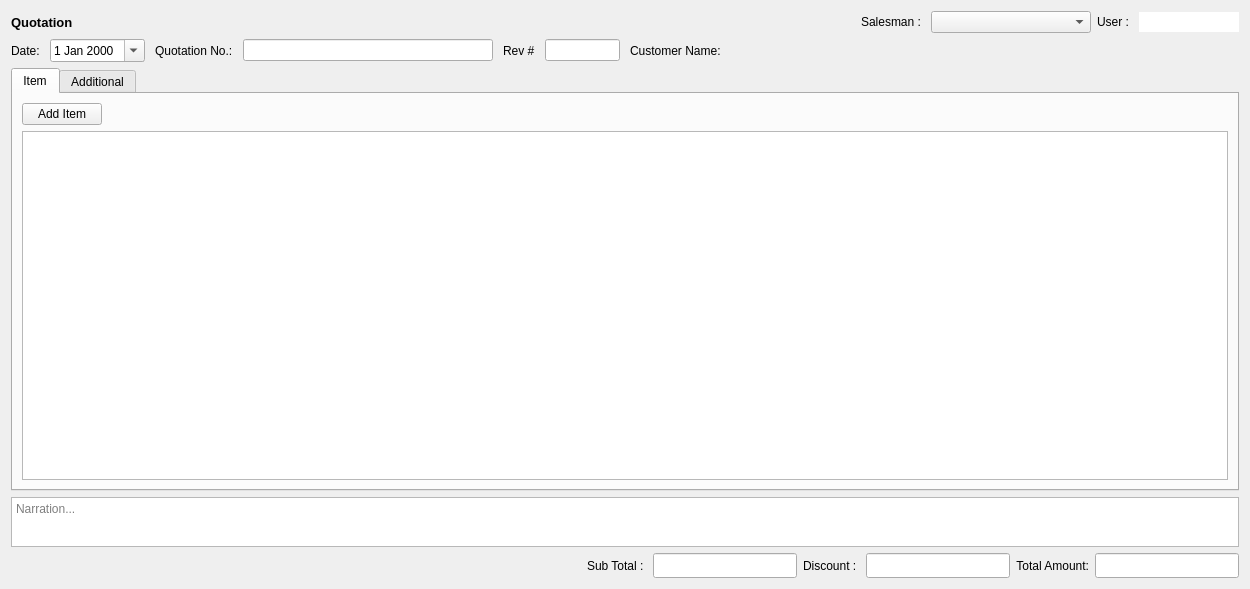
<?xml version="1.0" encoding="UTF-8"?>
<ui version="4.0">
 <class>PreviousQuotationWidget</class>
 <widget class="QWidget" name="PreviousQuotationWidget">
  <property name="geometry">
   <rect>
    <x>0</x>
    <y>0</y>
    <width>1250</width>
    <height>589</height>
   </rect>
  </property>
  <property name="windowTitle">
   <string>Form</string>
  </property>
  <layout class="QGridLayout" name="gridLayout">
   <item row="3" column="0">
    <layout class="QHBoxLayout" name="horizontalLayout">
     <property name="spacing">
      <number>10</number>
     </property>
     <item>
      <widget class="QLabel" name="voucherDateLabel">
       <property name="text">
        <string>Date:</string>
       </property>
      </widget>
     </item>
     <item>
      <widget class="QDateEdit" name="voucherDateEdit">
       <property name="calendarPopup">
        <bool>true</bool>
       </property>
       <property name="date">
        <date>
         <year>2000</year>
         <month>1</month>
         <day>1</day>
        </date>
       </property>
      </widget>
     </item>
     <item>
      <widget class="QLabel" name="voucherNoLabel">
       <property name="text">
        <string>Quotation No.:</string>
       </property>
      </widget>
     </item>
     <item>
      <widget class="QLineEdit" name="voucherNoLineEdit">
       <property name="maximumSize">
        <size>
         <width>250</width>
         <height>16777215</height>
        </size>
       </property>
      </widget>
     </item>
     <item>
      <widget class="QLabel" name="revLabel">
       <property name="text">
        <string>Rev #</string>
       </property>
      </widget>
     </item>
     <item>
      <widget class="QLineEdit" name="revLineEdit">
       <property name="maximumSize">
        <size>
         <width>75</width>
         <height>16777215</height>
        </size>
       </property>
       <property name="frame">
        <bool>true</bool>
       </property>
       <property name="readOnly">
        <bool>true</bool>
       </property>
      </widget>
     </item>
     <item>
      <widget class="QLabel" name="customerNameLabel">
       <property name="text">
        <string>Customer Name:</string>
       </property>
      </widget>
     </item>
     <item>
      <layout class="QVBoxLayout" name="ledNameLay"/>
     </item>
     <item>
      <spacer name="horizontalSpacer_4">
       <property name="orientation">
        <enum>Qt::Horizontal</enum>
       </property>
       <property name="sizeHint" stdset="0">
        <size>
         <width>40</width>
         <height>20</height>
        </size>
       </property>
      </spacer>
     </item>
     <item>
      <layout class="QHBoxLayout" name="extrasLayout"/>
     </item>
    </layout>
   </item>
   <item row="5" column="0">
    <widget class="QPlainTextEdit" name="narrationTextEdit">
     <property name="maximumSize">
      <size>
       <width>16777215</width>
       <height>50</height>
      </size>
     </property>
     <property name="placeholderText">
      <string>Narration...</string>
     </property>
    </widget>
   </item>
   <item row="4" column="0">
    <widget class="QTabWidget" name="tabWidget">
     <property name="currentIndex">
      <number>0</number>
     </property>
     <widget class="QWidget" name="itemTab">
      <attribute name="title">
       <string>Item</string>
      </attribute>
      <layout class="QGridLayout" name="gridLayout_3">
       <item row="0" column="0">
        <widget class="QPushButton" name="addItemPushButton">
         <property name="sizePolicy">
          <sizepolicy hsizetype="Fixed" vsizetype="Fixed">
           <horstretch>0</horstretch>
           <verstretch>0</verstretch>
          </sizepolicy>
         </property>
         <property name="text">
          <string>Add Item</string>
         </property>
        </widget>
       </item>
       <item row="4" column="0">
        <widget class="QTableWidget" name="itemTableWidget">
         <property name="selectionBehavior">
          <enum>QAbstractItemView::SelectRows</enum>
         </property>
        </widget>
       </item>
      </layout>
     </widget>
     <widget class="QWidget" name="additionalTab">
      <attribute name="title">
       <string>Additional</string>
      </attribute>
      <layout class="QGridLayout" name="gridLayout_2">
       <item row="0" column="0">
        <widget class="QPushButton" name="addAdditionalPushButton">
         <property name="sizePolicy">
          <sizepolicy hsizetype="Fixed" vsizetype="Fixed">
           <horstretch>0</horstretch>
           <verstretch>0</verstretch>
          </sizepolicy>
         </property>
         <property name="text">
          <string>Add Additional</string>
         </property>
        </widget>
       </item>
       <item row="1" column="0">
        <widget class="QTableWidget" name="additionalTableWidget"/>
       </item>
      </layout>
     </widget>
    </widget>
   </item>
   <item row="6" column="0">
    <layout class="QHBoxLayout" name="horizontalLayout_2">
     <item>
      <spacer name="horizontalSpacer_5">
       <property name="orientation">
        <enum>Qt::Horizontal</enum>
       </property>
       <property name="sizeHint" stdset="0">
        <size>
         <width>40</width>
         <height>20</height>
        </size>
       </property>
      </spacer>
     </item>
     <item>
      <spacer name="horizontalSpacer_8">
       <property name="orientation">
        <enum>Qt::Horizontal</enum>
       </property>
       <property name="sizeHint" stdset="0">
        <size>
         <width>40</width>
         <height>20</height>
        </size>
       </property>
      </spacer>
     </item>
     <item>
      <spacer name="horizontalSpacer_6">
       <property name="orientation">
        <enum>Qt::Horizontal</enum>
       </property>
       <property name="sizeHint" stdset="0">
        <size>
         <width>40</width>
         <height>20</height>
        </size>
       </property>
      </spacer>
     </item>
     <item>
      <spacer name="horizontalSpacer_7">
       <property name="orientation">
        <enum>Qt::Horizontal</enum>
       </property>
       <property name="sizeHint" stdset="0">
        <size>
         <width>40</width>
         <height>20</height>
        </size>
       </property>
      </spacer>
     </item>
     <item>
      <widget class="QLabel" name="label_2">
       <property name="text">
        <string>Sub Total : </string>
       </property>
      </widget>
     </item>
     <item>
      <widget class="QLineEdit" name="subTotal">
       <property name="minimumSize">
        <size>
         <width>0</width>
         <height>25</height>
        </size>
       </property>
      </widget>
     </item>
     <item>
      <widget class="QLabel" name="label_3">
       <property name="text">
        <string>Discount : </string>
       </property>
      </widget>
     </item>
     <item>
      <widget class="QLineEdit" name="discountTotal">
       <property name="minimumSize">
        <size>
         <width>0</width>
         <height>25</height>
        </size>
       </property>
      </widget>
     </item>
     <item>
      <widget class="QLabel" name="totalAmountLabel">
       <property name="sizePolicy">
        <sizepolicy hsizetype="Preferred" vsizetype="Preferred">
         <horstretch>0</horstretch>
         <verstretch>0</verstretch>
        </sizepolicy>
       </property>
       <property name="text">
        <string>Total Amount:</string>
       </property>
       <property name="alignment">
        <set>Qt::AlignRight|Qt::AlignTrailing|Qt::AlignVCenter</set>
       </property>
      </widget>
     </item>
     <item>
      <widget class="QLineEdit" name="totalAmountLineEdit">
       <property name="minimumSize">
        <size>
         <width>0</width>
         <height>25</height>
        </size>
       </property>
      </widget>
     </item>
    </layout>
   </item>
   <item row="0" column="0">
    <layout class="QHBoxLayout" name="horizontalLayout_3">
     <item>
      <widget class="QLabel" name="titleLabel">
       <property name="font">
        <font>
         <pointsize>10</pointsize>
         <weight>75</weight>
         <bold>true</bold>
        </font>
       </property>
       <property name="text">
        <string>Quotation</string>
       </property>
       <property name="alignment">
        <set>Qt::AlignLeading|Qt::AlignLeft|Qt::AlignVCenter</set>
       </property>
       <property name="margin">
        <number>0</number>
       </property>
      </widget>
     </item>
     <item>
      <spacer name="horizontalSpacer">
       <property name="orientation">
        <enum>Qt::Horizontal</enum>
       </property>
       <property name="sizeHint" stdset="0">
        <size>
         <width>40</width>
         <height>20</height>
        </size>
       </property>
      </spacer>
     </item>
     <item>
      <widget class="QLabel" name="label">
       <property name="text">
        <string>Salesman : </string>
       </property>
      </widget>
     </item>
     <item>
      <widget class="QComboBox" name="salesmanCombo">
       <property name="minimumSize">
        <size>
         <width>160</width>
         <height>0</height>
        </size>
       </property>
      </widget>
     </item>
     <item>
      <widget class="QLabel" name="label_4">
       <property name="text">
        <string>User : </string>
       </property>
      </widget>
     </item>
     <item>
      <widget class="QLineEdit" name="userName">
       <property name="maximumSize">
        <size>
         <width>100</width>
         <height>16777215</height>
        </size>
       </property>
       <property name="frame">
        <bool>false</bool>
       </property>
       <property name="readOnly">
        <bool>true</bool>
       </property>
      </widget>
     </item>
    </layout>
   </item>
  </layout>
 </widget>
 <tabstops>
  <tabstop>tabWidget</tabstop>
  <tabstop>addItemPushButton</tabstop>
  <tabstop>itemTableWidget</tabstop>
  <tabstop>addAdditionalPushButton</tabstop>
  <tabstop>additionalTableWidget</tabstop>
 </tabstops>
 <resources/>
 <connections/>
</ui>
